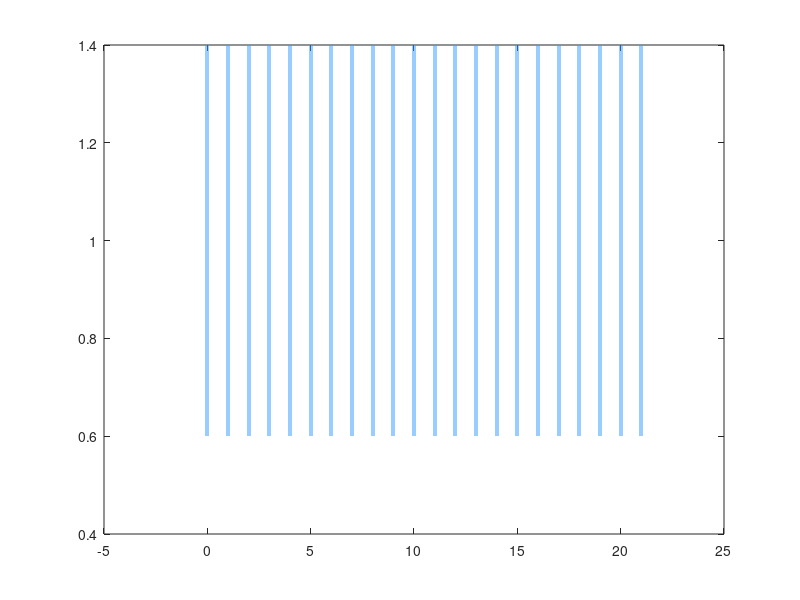

Write MATLAB code to recreate this figure. (Note: this script raises an error after producing the figure.)
%%%%%%%%%%%%%%%%%%%%%%%%%%%%%%%%%%%%%%%%%%%%%%%%%%%%%%%%%%%%%%%%%%%%%%%%%%%%%%%%
% generate_figures.m
%
% Generates ALL 8 figures required for the internship report.
% Run this script AFTER MultirateKF_01.m so that all workspace variables
% (A, C, Q, R, N, n, m, n_cyc, m_cyc, A_cyc, C_cyc, R_cyc, L, L_cyc,
%  X_opt, P_ss, eig_cl, x_true, x_hat, z_obs, T, dt, S_mat) are in memory.
%
% Alternatively, run:
%   run('MultirateKF_01.m');
%   run('generate_figures.m');
%
% Output: 8 MATLAB figures + saves each as PDF in ./figures/
%
% Author: Léo Ahmed Mushtaq — Kumamoto University internship 2026
% Supervisor: Prof. Hiroshi Okajima
%%%%%%%%%%%%%%%%%%%%%%%%%%%%%%%%%%%%%%%%%%%%%%%%%%%%%%%%%%%%%%%%%%%%%%%%%%%%%%%%

%% ---- Setup ----
close all;
output_dir = 'figures';
if ~exist(output_dir, 'dir'), mkdir(output_dir); end

% % Helper: save figure as PDF with tight bounding box
% save_fig = @(fig, name) exportgraphics(fig, ...
%     fullfile(output_dir, [name '.pdf']), 'ContentType', 'vector');

fprintf('Generating figures...\n');

%% ================================================================
%% FIGURE 1 — Measurement timing diagram
%% ================================================================
% WHAT: A timeline showing GPS pulses (sparse) vs wheel speed (dense).
% WHY:  Makes the multirate concept concrete before any equation.
%       Reader immediately understands the information asymmetry.
% WHERE IN REPORT: Section 2 "Context and Objectives", Figure 1.
%
% REQUIRES: N, S_mat (from MultirateKF_01.m workspace)
% ================================================================

fig1 = figure('Name','Fig1_TimingDiagram','Position',[50 50 900 350]);

T_disp = 22;   % show slightly more than 2 full periods
hold on; box on;

% Draw wheel speed markers (every step) — row 1
for k = 0:T_disp-1
    fill([k-0.1 k+0.1 k+0.1 k-0.1], [0.6 0.6 1.4 1.4], ...
        [0.2 0.6 1.0], 'EdgeColor', 'none', 'FaceAlpha', 0.5);
end

% Draw GPS markers (every N steps) — row 2
for k = 0:N:T_disp-1
    fill([k-0.3 k+0.3 k+0.3 k-0.3], [1.6 1.6 2.4 2.4], ...
        [0.1 0.7 0.1], 'EdgeColor', 'none');
    text(k, 2.5, sprintf('k=%d',k), 'HorizontalAlignment','center', ...
        'FontSize', 8, 'Color', [0.1 0.5 0.1]);
end

% Period delimiter lines
for k = 0:N:T_disp
    xline(k-0.5, 'k--', 'LineWidth', 0.8, 'Alpha', 0.4);
end

% Annotations
text(-0.5, 1.0, 'Wheel speed (10 Hz)', 'HorizontalAlignment','right', ...
    'FontSize', 10, 'FontWeight','bold', 'Color', [0.2 0.4 0.8]);
text(-0.5, 2.0, 'GPS (1 Hz)', 'HorizontalAlignment','right', ...
    'FontSize', 10, 'FontWeight','bold', 'Color', [0.1 0.5 0.1]);

% S_k labels
text(0,  0.2, 'S_0=diag(1,1)', 'FontSize',8, 'Color','k','HorizontalAlignment','center');
text(1,  0.2, 'S_1=diag(0,1)', 'FontSize',8, 'Color','k','HorizontalAlignment','center');
text(5,  0.2, 'S_5=diag(0,1)', 'FontSize',8, 'Color','k','HorizontalAlignment','center');

% Period brace
annotation('doublearrow', [0.09 0.29], [0.08 0.08], ...
    'Head1Length',6,'Head2Length',6);
text(N/2-0.5, -0.4, 'One period N = 10 steps (1 s)', ...
    'HorizontalAlignment','center', 'FontSize', 9);

xlim([-1 T_disp]); ylim([-0.7 3.0]);
xticks(0:T_disp-1);
set(gca, 'YTick', [], 'XGrid', 'off');
xlabel('Time step k', 'FontSize', 11);
title(sprintf('Measurement availability pattern (N=%d, \\Deltat=%.1fs)', N, dt), ...
    'FontSize', 12, 'FontWeight', 'bold');

legend({'Wheel speed (always active)', 'GPS (active at k=0,10,20,...)'}, ...
    'Location','northeast', 'FontSize', 9);
% 
% save_fig(fig1, 'Fig1_TimingDiagram');
fprintf('  Fig 1 saved: timing diagram\n');

%% ================================================================
%% FIGURE 2 — Structure of R_cyc (imagesc)
%% ================================================================
% WHAT: Color map of the 20x20 R_cyc matrix showing the semidefinite structure.
% WHY:  The core motivation of the whole paper. Visually proves that standard
%       DARE cannot be used (9 out of 10 diagonal blocks are rank-deficient).
% WHERE IN REPORT: Section 3 "Theoretical Background", Figure 2.
%
% REQUIRES: R_cyc, m_cyc, m, N (from workspace)
% ================================================================

fig2 = figure('Name','Fig2_Rcyc_Structure','Position',[50 50 650 600]);

imagesc(R_cyc);
colormap(flipud(gray(256)));
colorbar;
clim([0 max(R_cyc(:))]);

% Draw block grid lines
hold on;
for i = 1:N
    xline(i*m + 0.5, 'r-', 'LineWidth', 0.8, 'Alpha', 0.5);
    yline(i*m + 0.5, 'r-', 'LineWidth', 0.8, 'Alpha', 0.5);
end

% Label the special block at k=0
rectangle('Position',[0.5 0.5 m m], 'EdgeColor','g', 'LineWidth', 2.5);
text(m/2+0.5, m/2+0.5, {'k=0','GPS+','Wheel'}, ...
    'HorizontalAlignment','center', 'FontSize', 7.5, ...
    'Color','g', 'FontWeight','bold');

% Label a wheel-only block
rectangle('Position',[m+0.5 m+0.5 m m], 'EdgeColor', [0.8 0.2 0.1], 'LineWidth', 2);
text(m+m/2+0.5, m+m/2+0.5, {'k=1','Wheel','only'}, ...
    'HorizontalAlignment','center', 'FontSize', 7.5, ...
    'Color',[0.8 0.2 0.1], 'FontWeight','bold');

axis equal tight;
xlabel('Column index', 'FontSize', 11);
ylabel('Row index',    'FontSize', 11);
title(sprintf(['\\check{R}_{cyc} \\in \\mathbb{R}^{%d\\times%d}  '...
    '(rank = %d / %d)'], m_cyc, m_cyc, rank(R_cyc), m_cyc), ...
    'FontSize', 12, 'FontWeight', 'bold');

annotation('textbox',[0.55 0.18 0.38 0.08],'String', ...
    {'rank(\check{R}) = 11 < 20', '→ DARE cannot be used', '→ LMI approach required'}, ...
    'FitBoxToText','on','BackgroundColor',[1 0.95 0.8], ...
    'EdgeColor',[0.8 0.5 0],'FontSize',9);

% save_fig(fig2, 'Fig2_Rcyc_Structure');
fprintf('  Fig 2 saved: R_cyc structure\n');

%% ================================================================
%% FIGURE 3 — Sparsity of A_cyc (spy plot)
%% ================================================================
% WHAT: Sparsity pattern of the 30x30 cyclic matrix A_cyc.
% WHY:  Shows the mathematical structure of the cyclic reformulation.
%       The subdiagonal + top-right corner pattern is the key structural fact.
% WHERE IN REPORT: Section 4 "Technical Contribution", Figure 3.
%
% REQUIRES: A_cyc, n_cyc, n, N (from workspace)
% ================================================================

fig3 = figure('Name','Fig3_Acyc_Spy','Position',[50 50 550 520]);

spy(A_cyc, 14);
hold on;

% Highlight the cyclic corner block (rows 1:n, cols n_cyc-n+1:n_cyc)
% spy uses (col, row) convention so rectangle is at:
rectangle('Position', [n_cyc-n+0.5, 0.5, n, n], ...
    'EdgeColor', [0.8 0.1 0.1], 'LineWidth', 2.5, 'LineStyle', '--');
text(n_cyc-n/2, n/2, 'Cyclic\ncorner', ...
    'HorizontalAlignment','center', 'FontSize', 7, ...
    'Color', [0.8 0.1 0.1], 'FontWeight','bold');

% Highlight one subdiagonal block
rectangle('Position', [0.5, n+0.5, n, n], ...
    'EdgeColor', [0.1 0.4 0.8], 'LineWidth', 2, 'LineStyle', '--');
text(n/2, n+n/2, 'A block\n(subdiag)', ...
    'HorizontalAlignment','center', 'FontSize', 7, ...
    'Color', [0.1 0.4 0.8], 'FontWeight','bold');

% Block grid
for i = 1:N
    xline(i*n+0.5, 'k-', 'LineWidth', 0.5, 'Alpha', 0.3);
    yline(i*n+0.5, 'k-', 'LineWidth', 0.5, 'Alpha', 0.3);
end

xlabel('Column (block index × n)', 'FontSize', 11);
ylabel('Row (block index × n)',    'FontSize', 11);
title(sprintf('Sparsity of \\check{A}_{cyc} \\in \\mathbb{R}^{%d\\times%d}  (n=%d, N=%d)', ...
    n_cyc, n_cyc, n, N), 'FontSize', 12, 'FontWeight','bold');

legend({'Nonzero entries', 'Cyclic corner block', 'Subdiagonal block'}, ...
    'Location','northeast', 'FontSize', 8);

% save_fig(fig3, 'Fig3_Acyc_Spy');
fprintf('  Fig 3 saved: A_cyc sparsity\n');

%% ================================================================
%% FIGURE 4 — State estimation trajectories (Milestone 1 main result)
%% ================================================================
% WHAT: 3-panel plot: position, velocity, acceleration — true vs estimated.
% WHY:  The main validation result of Milestone 1. Shows the filter works
%       despite sparse GPS. Computes and displays RMSE per state.
% WHERE IN REPORT: Section 5 "Results", Figure 4.
%
% REQUIRES: x_true, x_hat, z_obs, T, dt, N, n (from workspace)
% ================================================================

fig4 = figure('Name','Fig4_Estimation','Position',[50 50 1300 700]);

state_labels = {'Position  [m]', 'Velocity  [m/s]', 'Acceleration  [m/s^2]'};
colors_true = [0 0 0];
colors_hat  = [0.18 0.45 0.80];

time_axis = (0:T-1) * dt;   % seconds

for i = 1:3
    subplot(1, 3, i);
    
    % True state
    plot(time_axis, x_true(i,:), '-', 'Color', colors_true, ...
        'LineWidth', 2.0, 'DisplayName', 'True state'); hold on;
    
    % Estimated state
    plot(time_axis, x_hat(i,:), '-', 'Color', colors_hat, ...
        'LineWidth', 1.5, 'DisplayName', 'LMI estimate');
    
    % Sensor observations
    if i == 1
        % GPS: only at k=0,10,20,...
        gps_idx = find(mod(0:T-1, N) == 0);
        plot((gps_idx-1)*dt, z_obs(1, gps_idx), 'o', ...
            'Color', [0.1 0.7 0.1], 'MarkerSize', 6, ...
            'MarkerFaceColor', [0.3 0.9 0.3], ...
            'DisplayName', 'GPS observation');
    elseif i == 2
        % Wheel speed: every step (plot subsample for readability)
        step = 2;
        plot(time_axis(1:step:end), z_obs(2, 1:step:end), '.', ...
            'Color', [0.85 0.25 0.1], 'MarkerSize', 5, ...
            'DisplayName', 'Wheel speed obs.');
    end
    
    % RMSE annotation
    rmse_i = sqrt(mean((x_true(i,:) - x_hat(i,:)).^2));
    units = {'m', 'm/s', 'm/s^2'};
    text(0.97, 0.97, sprintf('RMSE = %.3f %s', rmse_i, units{i}), ...
        'Units','normalized', 'HorizontalAlignment','right', ...
        'VerticalAlignment','top', 'FontSize', 10, ...
        'BackgroundColor', [0.95 0.95 1.0], 'EdgeColor', colors_hat);
    
    xlabel('Time [s]', 'FontSize', 11);
    ylabel(state_labels{i}, 'FontSize', 11);
    title(state_labels{i}, 'FontSize', 12, 'FontWeight','bold');
    legend('Location','best', 'FontSize', 9);
    grid on; box on;
end

sgtitle(sprintf(['Milestone 1 — LMI multirate Kalman filter: state estimation\n'...
    '(GPS 1 Hz + Wheel speed 10 Hz,  N=%d,  T=%.0f s)'], N, T*dt), ...
    'FontSize', 13, 'FontWeight', 'bold');

% save_fig(fig4, 'Fig4_Estimation');
fprintf('  Fig 4 saved: state estimation\n');

%% ================================================================
%% FIGURE 5 — Periodic Kalman gains L_k
%% ================================================================
% WHAT: Bar chart of ||L_k||_F for k=0..9, plus individual entries stem plot.
% WHY:  Validates the extracted gains against the paper's Table values.
%       Shows the zero-first-column structure (no GPS → no position correction).
% WHERE IN REPORT: Section 5 "Results", Figure 5.
%
% REQUIRES: L (cell{N}), N, n, m (from workspace)
% ================================================================

fig5 = figure('Name','Fig5_PeriodicGains','Position',[50 50 1200 750]);

% Compute Frobenius norms
L_norms = cellfun(@(Lk) norm(Lk,'fro'), L);

% Panel (a): Frobenius norm bar chart
subplot(2, 1, 1);
bar_h = bar(0:N-1, L_norms, 0.6);
bar_h.FaceColor = 'flat';
for k = 1:N
    if k == 1
        bar_h.CData(k,:) = [0.15 0.55 0.85];   % GPS+wheel: blue
    else
        bar_h.CData(k,:) = [0.75 0.75 0.75];   % wheel only: gray
    end
end
xlabel('k mod N', 'FontSize', 11);
ylabel('||L_k||_F  (Frobenius norm)', 'FontSize', 11);
title('Frobenius norm of periodic Kalman gains L_k', ...
    'FontSize', 12, 'FontWeight','bold');
xticks(0:N-1);
xticklabels(arrayfun(@(k) sprintf('k=%d', k), 0:N-1, 'UniformOutput', false));
grid on; box on;
text(0, L_norms(1)*0.5, {'GPS +','Wheel'}, ...
    'HorizontalAlignment','center', 'FontSize', 8, 'Color','w', 'FontWeight','bold');
text(1, L_norms(2)*1.15, 'Wheel\nonly', ...
    'HorizontalAlignment','center', 'FontSize', 8, 'Color', [0.4 0.4 0.4]);
legend({'GPS + Wheel (k=0)', 'Wheel speed only (k=1..9)'}, 'Location','northeast');

% Panel (b): Individual entries stem plots
subplot(2, 1, 2);
hold on;
entry_labels = {'[1,1] pos\leftarrowGPS', '[1,2] pos\leftarrowWheel', ...
                '[2,1] vel\leftarrowGPS', '[2,2] vel\leftarrowWheel', ...
                '[3,1] acc\leftarrowGPS', '[3,2] acc\leftarrowWheel'};
rows_e = [1 1 2 2 3 3];
cols_e = [1 2 1 2 1 2];
colors_e = lines(6);
h_stems = gobjects(6,1);
for e = 1:6
    vals = arrayfun(@(i) L{i}(rows_e(e), cols_e(e)), 1:N);
    h_stems(e) = stem(0:N-1, vals, 'Color', colors_e(e,:), ...
        'LineWidth', 1.6, 'MarkerSize', 7, ...
        'MarkerFaceColor', colors_e(e,:), 'DisplayName', entry_labels{e});
end
xlabel('k mod N', 'FontSize', 11);
ylabel('Gain entry value', 'FontSize', 11);
title('Individual entries of L_k  (first column = GPS channel)', ...
    'FontSize', 12, 'FontWeight','bold');
xticks(0:N-1);
xticklabels(arrayfun(@(k) sprintf('k=%d',k), 0:N-1, 'UniformOutput',false));
legend(h_stems, entry_labels, 'Location','eastoutside', 'FontSize', 8);
grid on; box on;
yline(0, 'k-', 'LineWidth', 0.8, 'Alpha', 0.4);

% Annotation: zero column for k>=1
annotation('textbox',[0.18 0.03 0.32 0.06], ...
    'String','[*,1] entries (GPS channel) = 0 for k=1..9 → no position correction', ...
    'FitBoxToText','on','FontSize',8,'EdgeColor',[0.7 0 0],'Color',[0.7 0 0]);

% save_fig(fig5, 'Fig5_PeriodicGains');
fprintf('  Fig 5 saved: periodic gains\n');

%% ================================================================
%% FIGURE 6 — Recursive gain convergence (Milestone 2)
%% ================================================================
% WHAT: Time series of L_rec(k) = A*K(k) for all 6 gain entries,
%       with the LMI steady-state values overlaid as dashed lines.
% WHY:  Central result of Milestone 2. Shows that the time-varying gain
%       becomes periodic and converges toward the LMI target.
% WHERE IN REPORT: Section 5.2, Figure 6.
%
% REQUIRES: A, C, Q, R, S_mat, L, N, n, m (from workspace)
%           (computes the recursive Kalman recursion internally)
% ================================================================

%% --- Compute the recursive gain ---
T_rec   = 150;               % number of steps
P       = 10 * eye(n);      % initial covariance (arbitrary, large)
L_rec   = zeros(n, m, T_rec);
trace_P = zeros(1, T_rec);

for k = 1:T_rec
    idx   = mod(k-1, N) + 1;
    Ck    = S_mat{idx} * C;            % active measurement matrix
    Ppred = A * P * A' + Q;            % prediction step

    if norm(Ck, 'fro') > 1e-10        % measurement available
        Sk = Ck * Ppred * Ck' + S_mat{idx} * R * S_mat{idx}';
        Kk = Ppred * Ck' / Sk;        % filter gain (only active block inverted)
        P  = (eye(n) - Kk * Ck) * Ppred;
    else                               % no measurement: pure prediction
        Kk = zeros(n, m);
        P  = Ppred;
    end

    L_rec(:,:,k) = A * Kk;            % convert to predictor form: L = A*K
    trace_P(k)   = trace(P);
end

%% --- Extract recursive steady-state gains (last complete period) ---
T_ss_start = T_rec - N + 1;           % start of last period
L_rec_ss   = L_rec(:,:, T_ss_start:T_rec);   % (n x m x N)

%% --- Plot ---
fig6 = figure('Name','Fig6_RecursiveConvergence','Position',[50 50 1400 900]);

rows_e = [1 1 2 2 3 3];
cols_e = [1 2 1 2 1 2];
entry_labels = {'[1,1]  pos\leftarrowGPS', '[1,2]  pos\leftarrowWheel', ...
                '[2,1]  vel\leftarrowGPS', '[2,2]  vel\leftarrowWheel', ...
                '[3,1]  acc\leftarrowGPS', '[3,2]  acc\leftarrowWheel'};

for e = 1:6
    subplot(3, 2, e);

    % Recursive time series
    rec_series = squeeze(L_rec(rows_e(e), cols_e(e), :));
    plot(1:T_rec, rec_series, 'b-', 'LineWidth', 1.3, ...
        'DisplayName', 'Recursive  L_{rec}(k)=A\cdotK(k)'); hold on;

    % LMI steady-state target lines (one per k mod N)
    y_min = min(rec_series); y_max = max(rec_series);
    for ki = 1:N
        lmi_val = L{ki}(rows_e(e), cols_e(e));
        % Only draw if within visible range
        if lmi_val >= y_min - 0.05*abs(y_max-y_min+1e-8) && ...
           lmi_val <= y_max + 0.05*abs(y_max-y_min+1e-8)
            yline(lmi_val, 'r--', 'LineWidth', 1.5, 'Alpha', 0.8);
        end
    end
    % Add one legend entry for LMI lines
    plot(NaN, NaN, 'r--', 'LineWidth', 1.5, 'DisplayName', 'LMI steady-state');

    % Mark transient end
    xline(3*N, 'k:', 'LineWidth', 1.2, 'Alpha', 0.6);
    text(3*N+1, y_min + 0.1*(y_max-y_min+1e-8), ...
        '← transient end', 'FontSize', 7.5, 'Color', [0.3 0.3 0.3]);

    xlabel('Time step k', 'FontSize', 10);
    ylabel(sprintf('L_{rec}(%s)', entry_labels{e}), 'FontSize', 10);
    title(entry_labels{e}, 'FontSize', 10.5, 'FontWeight','bold');
    grid on; box on;
    if e == 1, legend('Location','northeast','FontSize',8); end
end

sgtitle(['Milestone 2 — Recursive Kalman gain convergence  '...
    '(L_{rec}(k) = A \cdot K(k),  predictor form)'], ...
    'FontSize', 13, 'FontWeight','bold');

% save_fig(fig6, 'Fig6_RecursiveConvergence');
fprintf('  Fig 6 saved: recursive convergence\n');

%% ================================================================
%% FIGURE 7 — LMI vs recursive gain comparison (Milestone 3)
%% ================================================================
% WHAT: 3-panel comparison: norm bar chart, gap Delta_k, scatter plot.
% WHY:  Answers the central scientific question of the internship:
%       do the two gains coincide when R_cyc is semidefinite?
% WHERE IN REPORT: Section 5.3 "Milestone 3", Figure 7.
%
% REQUIRES: L (cell{N}), L_rec_ss (computed in Fig 6 block above), N
% ================================================================

fig7 = figure('Name','Fig7_GainComparison','Position',[50 50 1400 520]);

%% Compute comparison quantities
lmi_norms = cellfun(@(Lk) norm(Lk,'fro'), L);
rec_norms  = arrayfun(@(ki) norm(L_rec_ss(:,:,ki),'fro'), 1:N);
delta      = arrayfun(@(ki) norm(L{ki} - L_rec_ss(:,:,ki),'fro'), 1:N);

%% Panel (a): Frobenius norm comparison
subplot(1, 3, 1);
bar_data = [lmi_norms(:), rec_norms(:)];
hb = bar(0:N-1, bar_data, 0.75);
hb(1).FaceColor = [0.18 0.45 0.80];
hb(2).FaceColor = [0.85 0.33 0.10];
xlabel('k mod N', 'FontSize', 11);
ylabel('||L_k||_F', 'FontSize', 11);
title({'(a) Frobenius norm', 'LMI vs Recursive SS'}, 'FontSize', 11);
xticks(0:N-1); grid on; box on;
legend({'LMI offline', 'Recursive SS'}, 'Location','northeast', 'FontSize', 9);

%% Panel (b): Gap Delta_k
subplot(1, 3, 2);
bar(0:N-1, delta, 0.6, 'FaceColor', [0.75 0.15 0.10]);
hold on;
yline(mean(delta), 'k--', 'LineWidth', 1.8);
text(N-0.5, mean(delta)*1.08, ...
    sprintf('mean = %.2e', mean(delta)), ...
    'HorizontalAlignment','right', 'FontSize', 9);
xlabel('k mod N', 'FontSize', 11);
ylabel('\Delta_k = ||L_k^{LMI} - L_k^{rec}||_F', 'FontSize', 11);
title({'(b) Gap per period instant', '\Delta_k  (Frobenius norm)'}, 'FontSize', 11);
xticks(0:N-1); grid on; box on;

%% Panel (c): Scatter of all individual entries
subplot(1, 3, 3);
lmi_all = cell2mat(cellfun(@(Lk) Lk(:)', L, 'UniformOutput',false))';  % (N*n*m x 1)
rec_all = reshape(permute(L_rec_ss,[3 1 2]), N, [])';                   % same shape
rec_all = rec_all(:);

scatter(lmi_all, rec_all, 55, 'filled', ...
    'MarkerFaceColor', [0.18 0.45 0.80], 'MarkerEdgeColor','none', ...
    'MarkerFaceAlpha', 0.7);
hold on;
all_vals = [lmi_all; rec_all];
lims = [min(all_vals)*1.05, max(all_vals)*1.05];
plot(lims, lims, 'r--', 'LineWidth', 1.8, 'DisplayName', 'y = x (ideal)');

% R-squared
ss_res = sum((rec_all - lmi_all).^2);
ss_tot = sum((rec_all - mean(rec_all)).^2);
R2 = 1 - ss_res / ss_tot;
text(0.05, 0.92, sprintf('R^2 = %.6f', R2), 'Units','normalized', ...
    'FontSize', 10, 'Color', [0.1 0.4 0.1], 'FontWeight','bold');

xlabel('LMI gain entry', 'FontSize', 11);
ylabel('Recursive SS gain entry', 'FontSize', 11);
title({'(c) Entry-wise scatter', 'LMI vs Recursive (ideal: y=x)'}, 'FontSize', 11);
axis equal; grid on; box on;
legend({'Gain entries', 'y = x (perfect match)'}, 'Location','southeast', 'FontSize', 9);
xlim(lims); ylim(lims);

sgtitle(['Milestone 3 — Quantitative comparison: LMI offline gains vs '...
    'recursive steady-state gains'], 'FontSize', 12, 'FontWeight','bold');

% save_fig(fig7, 'Fig7_GainComparison');
fprintf('  Fig 7 saved: gain comparison\n');

%% ================================================================
%% FIGURE 8 — Covariance trace convergence (bonus)
%% ================================================================
% WHAT: trace(P(k)) from the recursive Kalman over time, vs the LMI bound.
% WHY:  Physical interpretation of the gap. If trace(P_rec_ss) < trace(X^-1),
%       the LMI bound is conservative. If equal, LMI is tight.
%       Directly connects the numerical gap to estimation uncertainty.
% WHERE IN REPORT: Section 5.3 or Appendix, Figure 8.
%
% REQUIRES: trace_P (computed in Fig 6 block), X_opt, P_ss, N, dt
% ================================================================

fig8 = figure('Name','Fig8_CovarianceTrace','Position',[50 50 950 450]);

time_rec = (1:T_rec) * dt;

%% Main plot: recursive trace over time
plot(time_rec, trace_P, 'b-', 'LineWidth', 1.6, ...
    'DisplayName', 'trace(P_{rec}(k))  [recursive]'); hold on;

%% LMI bound: trace(X^{-1}) = trace(P_ss)
lmi_bound = trace(P_ss);
yline(lmi_bound, 'r--', 'LineWidth', 2.2, ...
    'DisplayName', sprintf('LMI bound: trace(X^{-1}) = %.4f', lmi_bound));

%% Recursive steady-state trace (mean over last period)
rec_ss_trace = mean(trace_P(T_ss_start:T_rec));
yline(rec_ss_trace, 'g-.', 'LineWidth', 1.8, ...
    'DisplayName', sprintf('Rec. SS mean = %.4f', rec_ss_trace));

%% Gap annotation
gap_trace = abs(lmi_bound - rec_ss_trace);
rel_gap   = gap_trace / lmi_bound * 100;
text(0.65, 0.30, ...
    sprintf('|LMI bound - Rec. SS| = %.4f\n(relative gap = %.2f%%)', ...
    gap_trace, rel_gap), ...
    'Units','normalized', 'FontSize', 10, ...
    'BackgroundColor', [1 0.97 0.85], 'EdgeColor', [0.8 0.5 0]);

%% Mark transient
xline(3*N*dt, 'k:', 'LineWidth', 1.2);
text(3*N*dt + 0.1, max(trace_P)*0.85, 'Transient\nend', ...
    'FontSize', 9, 'Color', [0.4 0.4 0.4]);

xlabel('Time [s]', 'FontSize', 12);
ylabel('trace(P)', 'FontSize', 12);
title(['Covariance trace convergence: recursive P(k) vs LMI upper bound' newline ...
    '(If gap > 0: LMI is conservative due to semidefinite \check{R})'], ...
    'FontSize', 12, 'FontWeight','bold');
legend('Location','northeast', 'FontSize', 10);
grid on; box on;

% save_fig(fig8, 'Fig8_CovarianceTrace');
fprintf('  Fig 8 saved: covariance trace\n');

%% ================================================================
%% Summary
%% ================================================================
fprintf('\n========================================\n');
fprintf('All 8 figures generated and saved in ./%s/\n', output_dir);
fprintf('========================================\n');
fprintf('  Fig1_TimingDiagram.pdf    — Measurement pattern\n');
fprintf('  Fig2_Rcyc_Structure.pdf   — R_cyc semidefinite structure\n');
fprintf('  Fig3_Acyc_Spy.pdf         — A_cyc sparsity pattern\n');
fprintf('  Fig4_Estimation.pdf       — State estimation result (M1)\n');
fprintf('  Fig5_PeriodicGains.pdf    — Periodic gains L_k (M1)\n');
fprintf('  Fig6_RecursiveConvergence — Gain convergence (M2)\n');
fprintf('  Fig7_GainComparison.pdf   — LMI vs recursive (M3)\n');
fprintf('  Fig8_CovarianceTrace.pdf  — Covariance bound (M3 bonus)\n');
fprintf('\nKey numerical results:\n');
fprintf('  trace(W) LMI       = %.4f\n', trace(W_opt));
fprintf('  trace(P_ss) LMI    = %.4f\n', trace(P_ss));
fprintf('  trace(P) recursive = %.4f\n', rec_ss_trace);
fprintf('  Relative gap       = %.2f%%\n', rel_gap);
fprintf('  max|eig(A_cl)|     = %.6f\n', max(abs(eig_cl)));
fprintf('  Mean gap Delta_k   = %.2e\n', mean(delta));
